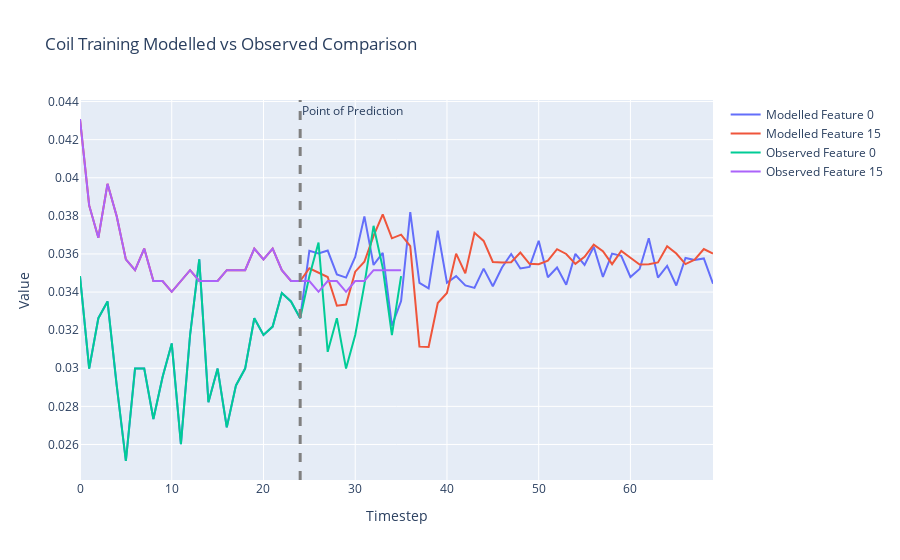

Notebook code for this chart:
### Markdown cell above
## Enforced Autoregressive Coil Generation

As previously mentioned, we can also perform coil generation where we provide enforcement for a certain number of timestamps by passing in known state values, before letting the coil autoregressively generate. This helps initialize the transition tensor. 

In this example, we will enforce the coil with known values for the first 24 timesteps before allowing it to autoregressively generate probability flows. While our time series sections only have a sequence length of 36, we can have coils generate indefinitely.

### Code cell
states = []
# Select the batch we want to make predictions for
batch = 3
# After what step do we want the coil to start making its own predictions?
prediction_step = 24

# What features do we want to plot?
feature_sel = [0, 15]

# Grab starting state tensor
state_tensor = batch_X[:,0,:]

# How many steps do we want to run the coil overall?
max_steps = 70

states.append(state_tensor[batch,feature_sel])
batch_size = batch_X.shape[0]
transition_tensor = torch.softmax(torch.zeros(batch_size, n_features, n_features), dim = 1).to("cuda")
for step_state in range(1,max_steps):
    state_tensor, transition_tensor = model.step_coil(state_tensor, transition_tensor)
    if step_state <= prediction_step:
        state_tensor = batch_X[:,step_state,:]
    states.append(state_tensor[batch,feature_sel])
    
# Move state dynamics to CPU
data = [row.to('cpu').detach().numpy() for row in states]
traces = list(zip(*data))

# Create the figure and add traces
fig = go.Figure()

# Plotting
for i, trace in enumerate(traces):
    model_trace = go.Scatter(y=trace, mode='lines', name=f'Modelled Feature {feature_sel[i]}')
    fig.add_trace(model_trace)
    
    
# Get observed data to CPU and plot
data = batch_X[batch,:,feature_sel].to('cpu')
# Transpose the data to get 5 traces
traces = list(zip(*data))

# Plotting
for i, trace in enumerate(traces):
    obs_trace = go.Scatter(y=trace, mode='lines', name=f'Observed Feature {feature_sel[i]}')
    fig.add_trace(obs_trace)
    
# Add Line highlighting when the coil becomes responsible for its own predictions
fig.add_vline(x=prediction_step, line_width=3, line_dash="dash", line_color="grey", annotation_text='Point of Prediction')    

# Add title and labels
fig.update_layout(title=f'Coil Training Modelled vs Observed Comparison',
                    xaxis_title='Timestep',
                    yaxis_title='Value')

# Show the figure
fig.show()

### Figure 1 — Plotly figure (JSON) as saved in the notebook; plotly's stock layout.template omitted (floating-point values rounded to 4 significant figures)
{"data": [{"mode": "lines", "name": "Modelled Feature 0", "type": "scatter", "y": [0.03483, 0.02998, 0.03263, 0.03351, 0.0291, 0.02513, 0.02998, 0.02998, 0.02734, 0.02954, 0.03131, 0.02601, 0.03175, 0.03571, 0.02822, 0.02998, 0.0269, 0.0291, 0.02998, 0.03263, 0.03175, 0.03219, 0.03395, 0.03351, 0.03263, 0.03617, 0.03602, 0.03618, 0.03493, 0.03476, 0.03584, 0.03797, 0.03542, 0.03605, 0.03223, 0.03353, 0.0382, 0.03448, 0.0342, 0.03722, 0.03449, 0.03484, 0.03435, 0.03422, 0.03523, 0.0343, 0.03529, 0.036, 0.03524, 0.03532, 0.0367, 0.03478, 0.03529, 0.03438, 0.03601, 0.03543, 0.03638, 0.0348, 0.03602, 0.0359, 0.03479, 0.03521, 0.03682, 0.03476, 0.03538, 0.03435, 0.03579, 0.03569, 0.03577, 0.03444]}, {"mode": "lines", "name": "Modelled Feature 15", "type": "scatter", "y": [0.04308, 0.03855, 0.03685, 0.03968, 0.03798, 0.03571, 0.03515, 0.03628, 0.03458, 0.03458, 0.03401, 0.03458, 0.03515, 0.03458, 0.03458, 0.03458, 0.03515, 0.03515, 0.03515, 0.03628, 0.03571, 0.03628, 0.03515, 0.03458, 0.03458, 0.03525, 0.03503, 0.03479, 0.03328, 0.03335, 0.03507, 0.03559, 0.03694, 0.03808, 0.03682, 0.03701, 0.03641, 0.03114, 0.03111, 0.03342, 0.03396, 0.03602, 0.03498, 0.03711, 0.03668, 0.03558, 0.03555, 0.03556, 0.03607, 0.03548, 0.03546, 0.03565, 0.03625, 0.036, 0.03548, 0.03585, 0.03649, 0.03615, 0.03546, 0.03616, 0.0358, 0.03545, 0.03547, 0.03555, 0.03641, 0.03602, 0.03547, 0.0357, 0.03626, 0.03602]}, {"mode": "lines", "name": "Observed Feature 0", "type": "scatter", "y": [0.03483, 0.02998, 0.03263, 0.03351, 0.0291, 0.02513, 0.02998, 0.02998, 0.02734, 0.02954, 0.03131, 0.02601, 0.03175, 0.03571, 0.02822, 0.02998, 0.0269, 0.0291, 0.02998, 0.03263, 0.03175, 0.03219, 0.03395, 0.03351, 0.03263, 0.03483, 0.0366, 0.03086, 0.03263, 0.02998, 0.03175, 0.03439, 0.03748, 0.03527, 0.03175, 0.03483]}, {"mode": "lines", "name": "Observed Feature 15", "type": "scatter", "y": [0.04308, 0.03855, 0.03685, 0.03968, 0.03798, 0.03571, 0.03515, 0.03628, 0.03458, 0.03458, 0.03401, 0.03458, 0.03515, 0.03458, 0.03458, 0.03458, 0.03515, 0.03515, 0.03515, 0.03628, 0.03571, 0.03628, 0.03515, 0.03458, 0.03458, 0.03458, 0.03401, 0.03458, 0.03458, 0.03401, 0.03458, 0.03458, 0.03515, 0.03515, 0.03515, 0.03515]}], "layout": {"annotations": [{"showarrow": false, "text": "Point of Prediction", "x": 24, "xanchor": "left", "xref": "x", "y": 1, "yanchor": "top", "yref": "y domain"}], "shapes": [{"line": {"color": "grey", "dash": "dash", "width": 3}, "type": "line", "x0": 24, "x1": 24, "xref": "x", "y0": 0, "y1": 1, "yref": "y domain"}], "title": {"text": "Coil Training Modelled vs Observed Comparison"}, "xaxis": {"title": {"text": "Timestep"}}, "yaxis": {"title": {"text": "Value"}}}}
